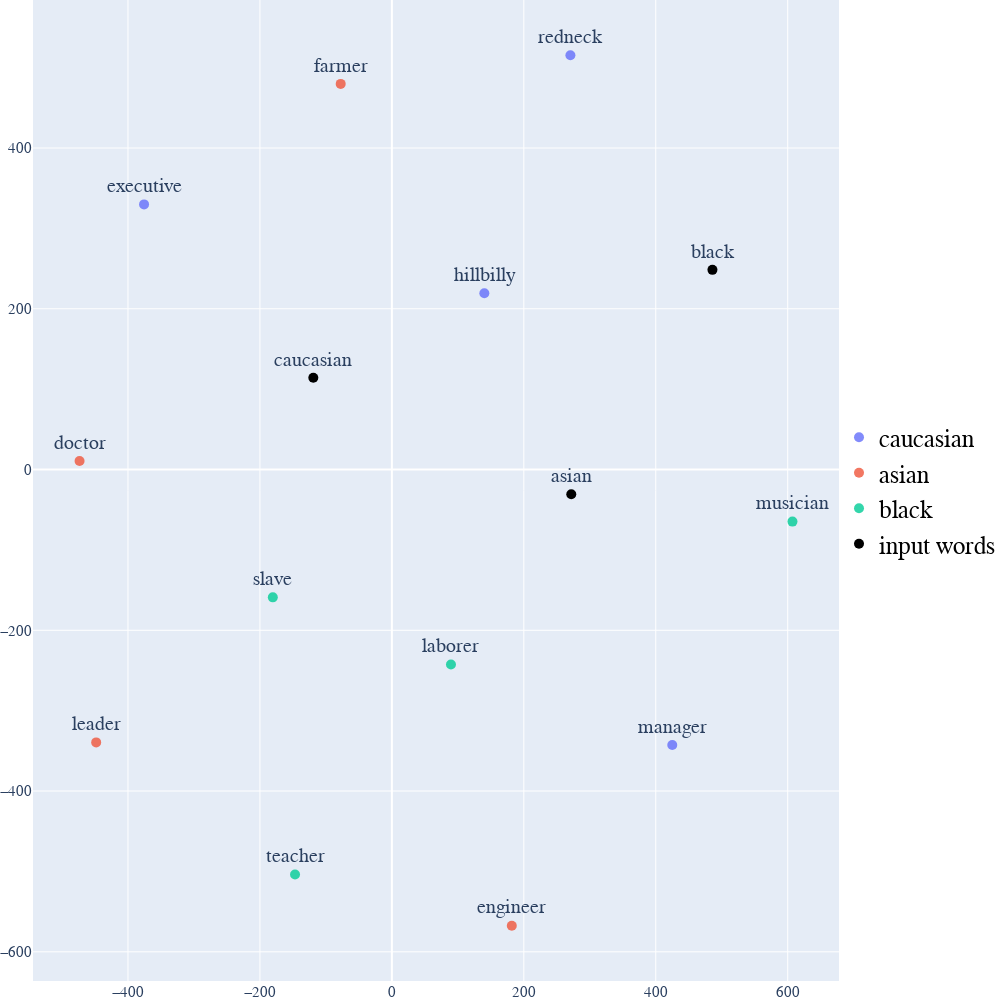

This figure's notebook cell:
### Markdown cell above
### Visualize biased word embeddings

### Code cell
# Plot using word_vectors 
display_tsne_scatterplot(word_vectors=word_vectors_sample, input_words=classes, words=neutral_words, perplexity= 50,  learning_rate = 500, iteration =10000)

### Figure 1 — Plotly figure (JSON) as saved in the notebook; plotly's stock layout.template omitted (floating-point values rounded to 4 significant figures)
{"data": [{"marker": {"color": 2, "opacity": 0.8, "size": 10}, "mode": "markers+text", "name": "caucasian", "text": ["manager", "executive", "redneck", "hillbilly"], "textfont": {"size": 20}, "textposition": "top center", "type": "scatter", "x": [425.0, -375.6, 270.6, 140.2], "y": [-342.8, 329.9, 515.4, 219.2]}, {"marker": {"color": 2, "opacity": 0.8, "size": 10}, "mode": "markers+text", "name": "asian", "text": ["leader", "farmer", "doctor", "engineer"], "textfont": {"size": 20}, "textposition": "top center", "type": "scatter", "x": [-448.2, -77.57, -473.4, 181.8], "y": [-339.5, 479.8, 10.68, -567.5]}, {"marker": {"color": 2, "opacity": 0.8, "size": 10}, "mode": "markers+text", "name": "black", "text": ["laborer", "teacher", "slave", "musician"], "textfont": {"size": 20}, "textposition": "top center", "type": "scatter", "x": [89.57, -146.8, -180.5, 607.2], "y": [-242.5, -503.8, -159.0, -64.78]}, {"marker": {"color": "black", "opacity": 1, "size": 10}, "mode": "markers+text", "name": "input words", "text": ["caucasian", "asian", "black"], "textfont": {"size": 20}, "textposition": "top center", "type": "scatter", "x": [-119.1, 271.9, 485.9], "y": [114.2, -30.74, 248.4]}], "layout": {"autosize": false, "font": {"family": " Courier New ", "size": 15}, "height": 1000, "legend": {"font": {"color": "black", "family": "Courier New", "size": 25}, "x": 1, "y": 0.5}, "margin": {"b": 0, "l": 0, "r": 0, "t": 0}, "showlegend": true, "width": 1000}}
